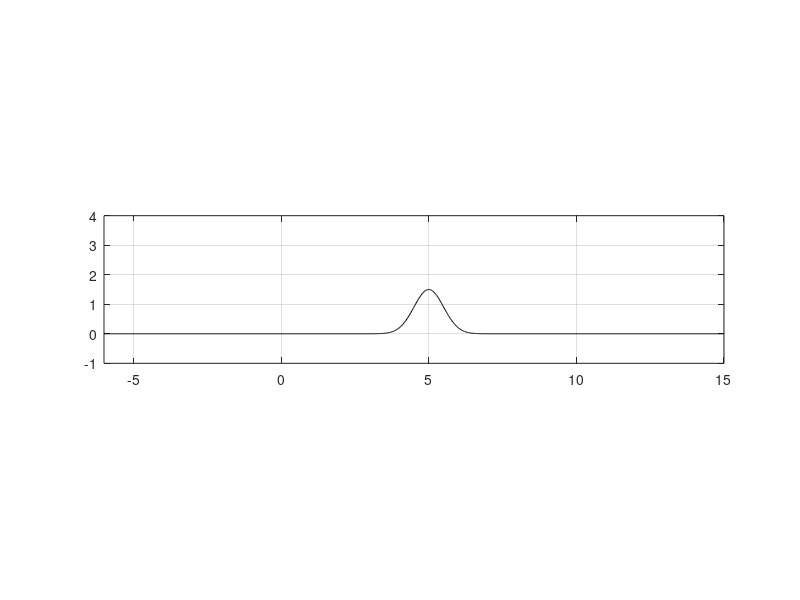

Write the MATLAB code that produced this figure.

clc; clear; close all;

mu = 5;
sigma = 0.5;
A = 1.5;

p = linspace(-6, 15, 1000);
x = p ;
y = A*exp(-0.5*((p-mu)/sigma).^2);


plot(x,y,'k-')

axis equal
grid on
% [xmin xmax ymin ymax]
axis([-6 15 -1 4])